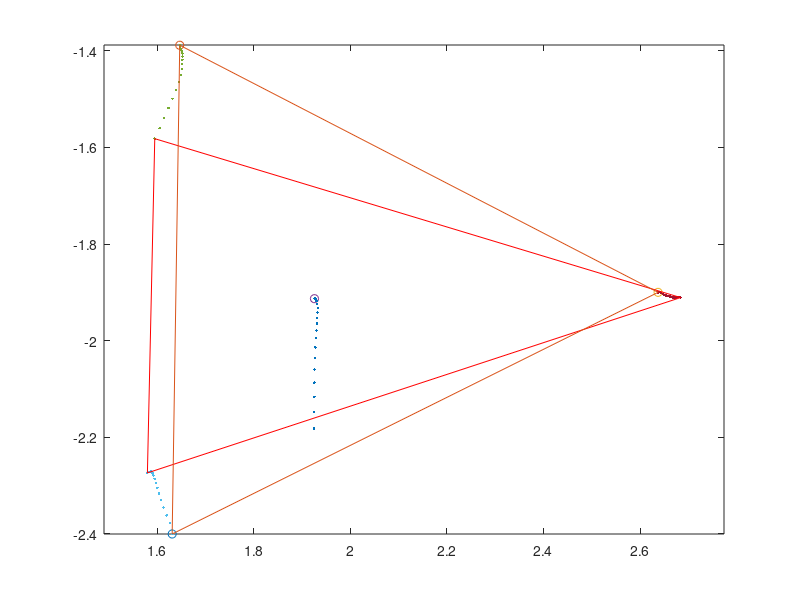

Here is the MATLAB script that generated this plot:
% This should make the single flop graph showing CoM and Bottom node
% positions

load('single_cable_flop.mat');
n = 89; % Change this to set middle point

figure()
plot(node_data(2,1),node_data(2,2),'o')
hold on
plot(node_data(4,1),node_data(4,2),'o')
plot(node_data(11,1),node_data(11,2),'o')
plot(com_x(1),com_y(1),'o')

plot(node_data(4,1:3:(n*3)),node_data(4,2:3:(n*3)),'.')
plot(node_data(2,1:3:(n*3)),node_data(2,2:3:(n*3)),'.')
plot(node_data(11,1:3:(n*3)),node_data(11,2:3:(n*3)),'.')
plot(com_x(1:n),com_y(1:n),'.')

line([node_data(2,(n*3)-2),node_data(11,(n*3)-2)],[node_data(2,(n*3)-1),node_data(11,(n*3)-1)],'color',[1 0 0])
line([node_data(4,(n*3)-2),node_data(11,(n*3)-2)],[node_data(4,(n*3)-1),node_data(11,(n*3)-1)],'color',[1 0 0])
line([node_data(4,(n*3)-2),node_data(2,(n*3)-2)],[node_data(4,(n*3)-1),node_data(2,(n*3)-1)],'color',[1 0 0])
line([node_data(2,(3)-2),node_data(11,(3)-2)],[node_data(2,(3)-1),node_data(11,(3)-1)])
line([node_data(4,(3)-2),node_data(11,(3)-2)],[node_data(4,(3)-1),node_data(11,(3)-1)])
line([node_data(4,(3)-2),node_data(2,(3)-2)],[node_data(4,(3)-1),node_data(2,(3)-1)])
axis('equal')